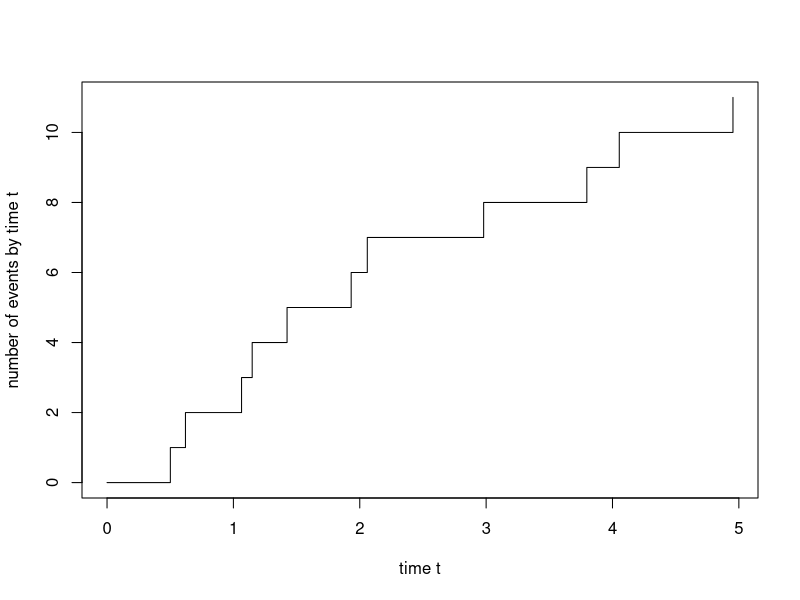

Write the R code that produced this figure.
## ---- chunk 1
n=100
u=runif(n,0,1)
x=c(1:n)*0
lamb=1/1500
x=-log(1-u)/lamb
## ---- chunk 2
ks.test(x,pexp,1/1500, alternative="two.sided")

## ---- chunk 3
m=30 #number of changes
index=floor(runif(m,1,n))
lamb2=1/500
y=x

for (i in 1:m){
  u=runif(1,0,1)
  y[index[i]]=-log(1-u)/lamb2}
## ---- chunk 4
ks.test(y,pexp,1/1500, alternative="two.sided")
result=ks.test(y,pexp,1/1500, alternative="two.sided")
print(result$statistic)
## ---- chunk 5
n=100
size=10
max=0
rangemax=c(1:size)*0
start=1
end=size

for (i in 1:(n-size)){
  result=ks.test(y[start:end],pexp,1/1500, alternative="two.sided")
  compared=result$statistic
  if (compared > max){max=compared
  rangemax=c(start:end)}
  start=start+1
  end=end+1
} 
print(max)
print(rangemax)
## ---- chunk 6
size=5
max=0
rangemax=c(1:size)*0
start=1
end=size

for (i in 1:(n-size)){
  result=ks.test(y[start:end],pexp,1/1500, alternative="two.sided")
  compared=result$statistic
  if (compared > max){max=compared
  rangemax=c(start:end)}
  start=start+1
  end=end+1
} 
print(max)
print(rangemax)
## ---- chunk 7
print(ks.test(y[rangemax],pexp,1/1500, alternative="two.sided")$p.value)
## ---- chunk 8
size=10
max=0
rangemax=c(1:size)*0
start=1
end=size

for (i in 1:(n-size)){
  result=ks.test(x[start:end],pexp,1/1500, alternative="two.sided")
  compared=result$statistic
  if (compared > max){max=compared
  rangemax=c(start:end)}
  start=start+1
  end=end+1
} 
print(max)
print(rangemax)
print(ks.test(y[rangemax],pexp,1/1500, alternative="two.sided")$p.value)
## ---- chunk 9

PoissonProcess <- function(lambda,T) {
  return(sort(runif(rpois(1,lambda*T),0,T)))
}

lambda=2
Ti=5
pp=PoissonProcess(lambda,Ti)
print(pp)
plot(c(0,pp),0:length(pp),type="s",xlab="time t",ylab="number of events by time t")
